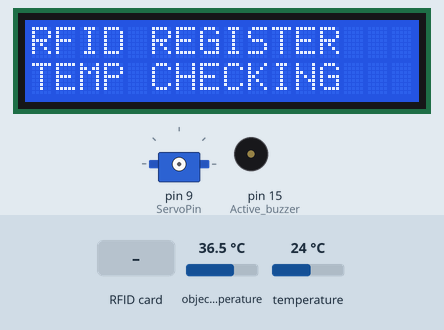
Recording of a sketch running on a simulated Arduino Uno, built with avr-gcc and run on an emulated ATmega328P. Parts: 16×2 character LCD, servo, buzzer (waves = sounding). The inputs (shaded band) are chosen by the test bench; at power-on: object temperature 36.5 °C, temperature 24 °C. What the sketch prints to the serial monitor is not drawn.

Above: at 1.2 s.
At 3.3 s:
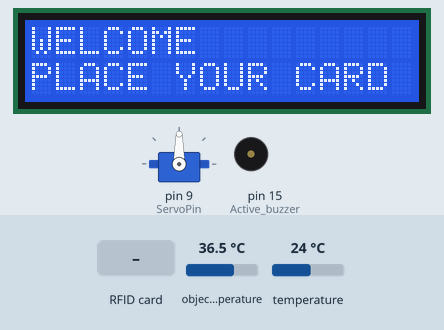
3.4 s: RFID card 5E 7A 19 C4 held to the reader
At 4.7 s:
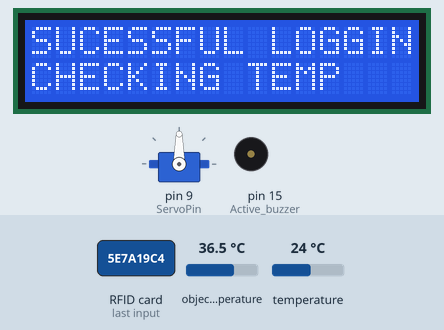
At 6.1 s:
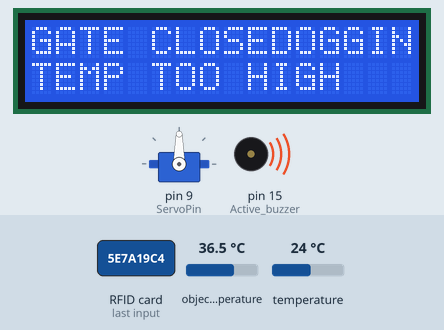
Timing chart, 0 to 9.0 s (numbered marks = the images above; inputs shaded):
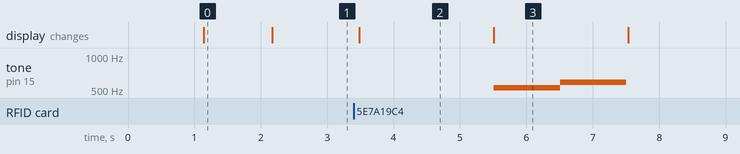

The sketch:

excludeInternet.ino
```cpp
//*******************************libraries********************************
// RFID-----------------------------
#include <SPI.h>
#include <MFRC522.h>

#include <Adafruit_MLX90614.h>
#include <Servo.h>
#include <LiquidCrystal_I2C.h>

LiquidCrystal_I2C lcd(0x3F, 16, 2);
Servo myservo; // create servo object to control a servo
Adafruit_MLX90614 mlx = Adafruit_MLX90614();
float bodyTemp = 30.0;
//************************************************************************
#define SS_PIN 10  // D2
#define RST_PIN 5 // D1

#define ServoPin 9 // D5 is GPIO14
//************************************************************************
MFRC522 mfrc522(SS_PIN, RST_PIN); // Create MFRC522 instance.
//************************************************************************
/* Set these to your desired credentials. */
const char *ssid = "Alsan Air WiFi 4";
const char *password = "11122235122@kap1";
const char *device_token = "2c4f3c61aa79d533";
//************************************************************************
String URL = "http://192.168.1.8/rfidattendance/getdata.php"; // computer IP or the server domain
String getData, Link;
String OldCardID = "";
unsigned long previousMillis = 0;
const unsigned char Active_buzzer = 15;
Servo servo;
//************************************************************************
void setup()
{
  delay(1000);
  Serial.begin(115200);
  pinMode(Active_buzzer, OUTPUT);
  //Wire.begin(D2, 10); //  I2C ON D2 AND  THE S3 PN ON THE 8266
  SPI.begin();        // Init SPI bus
  mfrc522.PCD_Init(); // Init MFRC522 card
  //---------------------------------------------
  //connectToWiFi();

  //************************************************************************
  // Serial.begin(115200);
  // while (!Serial);

  if (!mlx.begin())
  {
    Serial.println("Error connecting to MLX sensor. Check wiring.");
    // while (1);
  }
  lcd.init();
  lcd.clear();
  lcd.backlight(); // Make sure backlight is on

  // Print a message on both lines of the LCD.
  lcd.setCursor(0, 0); // Set cursor to character 2 on line 0
  lcd.print("RFID REGISTER");
  lcd.setCursor(0, 1); // Move cursor to character 2 on line 1
  lcd.print("TEMP CHECKING");
  delay(1000);
  lcd.clear();
  lcd.setCursor(0, 0); // Set cursor to character 2 on line 0
  lcd.print("WELCOME ");
  lcd.setCursor(0, 1); // Move cursor to character 2 on line 1
  lcd.print("PLACE YOUR CARD");
  Serial.println("main loop started");
  servo.attach(ServoPin);
}
void loop()
{

  if (millis() - previousMillis >= 15000)
  {
    previousMillis = millis();
    OldCardID = "";
  }
  delay(50);
  //---------------------------------------------
  // look for new card
  if (!mfrc522.PICC_IsNewCardPresent())
  {
    return; // got to start of loop if there is no card present
  }
  // Select one of the cards
  if (!mfrc522.PICC_ReadCardSerial())
  {
    return; // if read card serial(0) returns 1, the uid struct contians the ID of the read card.
  }
  String CardID = "";
  for (byte i = 0; i < mfrc522.uid.size; i++)
  {
    CardID += mfrc522.uid.uidByte[i];
  }
  //---------------------------------------------
  if (CardID == OldCardID)
  {
    return;
  }
  else
  {
    OldCardID = CardID;
  }
  //---------------------------------------------
  //  Serial.println(CardID);
  SendCardID(CardID);
  delay(1000);
}
//************send the Card UID to the website*************
void SendCardID(String Card_uid)
{
  Serial.println("Sending the Card ID");
  if (true)
  {
    //WiFiClient wifiClient;
   // HTTPClient http; // Declare object of class HTTPClient
    // GET Data
    getData = "?card_uid=" + String(Card_uid) + "&device_token=" + String(device_token); // Add the Card ID to the GET array in order to send it
    // GET methode
    Link = URL + getData;
    //http.begin(wifiClient, Link); // initiate HTTP request   //Specify content-type header

    int httpCode = 200;         // Send the request
    String payload = "available"; // Get the response payload

    //    Serial.println(Link);   //Print HTTP return code
    Serial.println(httpCode); // Print HTTP return code
    Serial.println(Card_uid); // Print Card ID
    Serial.println(payload);  // Print request response payload

    if (httpCode == 200)
    {
      lcd.clear();
      lcd.setCursor(0, 0); // Set cursor to character 2 on line 0
      lcd.print("CORRECT CARD");
      lcd.setCursor(0, 1); // Move cursor to character 2 on line 1
      lcd.print("CHECKING DB");
      if (payload.substring(0, 5) == "login")
      {
        String user_name = payload.substring(5);
        Serial.println(user_name);
      }
      else if (payload.substring(0, 6) == "logout")
      {
        String user_name = payload.substring(6);
        Serial.println(user_name);
      }
      else if (payload == "succesful")
      {
        lcd.setCursor(0, 0); // Set cursor to character 2 on line 0
        lcd.print("SUCESSFUL LOGGING");
        lcd.setCursor(0, 1); // Move cursor to character 2 on line 1
        lcd.print("CHECKING TEMP");
        checkTemperature();
      }
      else if (payload == "available")
      {
        lcd.setCursor(0, 0); // Set cursor to character 2 on line 0
        lcd.print("SUCESSFUL LOGGING");
        lcd.setCursor(0, 1); // Move cursor to character 2 on line 1
        lcd.print("CHECKING TEMP");
        checkTemperature();
      }
      delay(100);

    }
  }
}
//********************connect to the WiFi******************
void checkTemperature()
{
  delay(2000);
  Serial.print("Ambient temperature = ");
  Serial.print(mlx.readAmbientTempC());
  Serial.print("°C");
  Serial.print("   ");
  Serial.print("Object temperature = ");
  Serial.print(mlx.readObjectTempC());
  Serial.println("°C");
  if (/*mlx.readAmbientTempC()*/ 100 > bodyTemp)
  {
    lcd.setCursor(0, 0); // Set cursor to character 2 on line 0
    lcd.print("GATE CLOSED");
    lcd.setCursor(0, 1); // Move cursor to character 2 on line 1
    lcd.print("TEMP TOO HIGH");
    tone(Active_buzzer, 523); // DO note 523 Hz
    delay(1000);
    tone(Active_buzzer, 587); // RE note ...
    delay(1000);
    noTone(Active_buzzer);
    lcd.clear();
    lcd.setCursor(0, 0); // Set cursor to character 2 on line 0
    lcd.print("WELCOME ");
    lcd.setCursor(0, 1); // Move cursor to character 2 on line 1
    lcd.print("PLACE YOUR CARD");
  }
  else
  {
    openGate();
  }
  /*
    Serial.print("Ambient temperature = ");
    Serial.print(mlx.readAmbientTempF());
    Serial.print("°F");
    Serial.print("   ");
    Serial.print("Object temperature = ");
    Serial.print(mlx.readObjectTempF());
    Serial.println("°F");
  */
}
void openGate()
{
  lcd.clear();
  lcd.setCursor(0, 0); // Set cursor to character 2 on line 0
  lcd.print("GATE OPENED");
  lcd.setCursor(0, 1); // Move cursor to character 2 on line 1
  lcd.print("TEMP IS NORMAL");
  myservo.write(90); // tell servo to go to position
  delay(2000);
  myservo.write(0); // tell servo to go to position
  lcd.clear();
  lcd.setCursor(0, 0); // Set cursor to character 2 on line 0
  lcd.print("WELCOME ");
  lcd.setCursor(0, 1); // Move cursor to character 2 on line 1
  lcd.print("PLACE YOUR CARD");
}
```

Measured:
- after the input at 3.4 s, tone on pin 15 (Active_buzzer): silent → 523 Hz after 2.1 s, → 587 Hz 1.0 s later, → silent 1.0 s later; the display: changes after 0.08 s (image 2)
- what the display in image 0 shows lasts 1.1 s, from 1.1 s to 2.2 s
- what the display in image 2 shows lasts 2.0 s, from 3.5 s to 5.5 s
